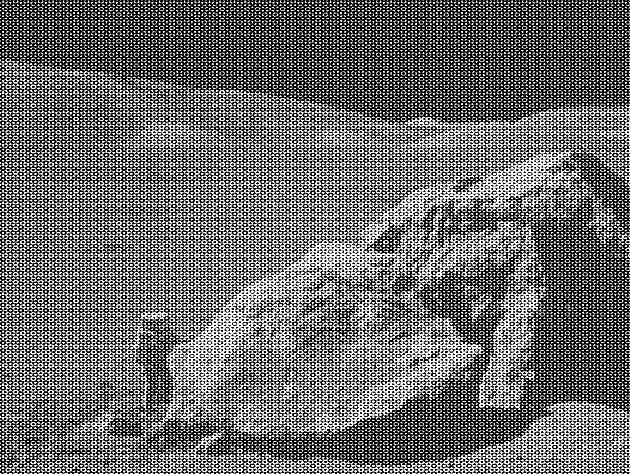
#> input picture images/moonlanding.png, 630 x 474 px
$ jupyter execute --allow-errors 09ex_numerical.ipynb
#> lines starting #> are read from the running program, lines starting #| are printed output that depends on the picture
1\. **2D minimization of a six-hump camelback function**

$$f(x,y) = \left(4-2.1x^2+\frac{x^4}{3} \right) x^2 +xy + (4y^2 -4)y^2$$

has multiple global and local minima.

- Find the global minima of this function
- How many global minima are there, and what is the function value at those points?
- What happens for an initial guess of $(x, y) = (0, 0)$?

Hints:

* Variables can be restricted to $-2 < x < 2$ and $-1 < y < 1$.
* Use `numpy.meshgrid()` and `pylab.imshow()` to find visually the regions.
* Use `scipy.optimize.minimize()`, optionally trying its optional arguments.

[cell 1]
import numpy as np
import scipy as sp
import pylab
import matplotlib.pyplot as plt

def f(x):
    return (4-2.1*x[0]**2+(x[0]**4)/3)*x[0]**2+x[0]*x[1]+(4*x[1]**2-4)*x[1]**2
x0=[1,1]
x=np.linspace(-2, 2)
y=np.linspace(-1,1)
xp,yp=np.meshgrid(x,y)
pylab.imshow(f([xp,yp]),extent=[-2,2,-1,1], origin='lower')
pylab.colorbar()
solution=sp.optimize.minimize(f,x0)
#solution=sp.optimize.basinhopping(f,x0)
print(solution)
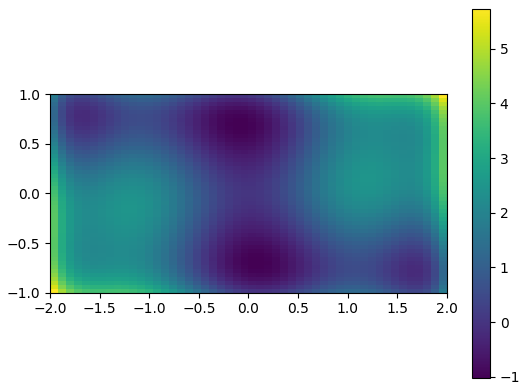
#> figure drawn by matplotlib, 2 panels

2\. **Non-linear ODE: the damped pendulum**

The equation of the motion that a pendulum makes with respect to the angle $\theta$ with the vertical is given by:

$$\frac{d^2\theta}{dt^2} = -\frac{1}{Q} \frac{d\theta}{dt} + \sin\theta + d \cos\Omega t$$

where $t$ is time, $Q$ is the damping factor, $d$ is the forcing amplitude, and $\Omega$ is the driving frequency of the forcing.

This second order ODE needs to be written as two coupled first order ODEs defining a new variable $\omega \equiv d\theta/dt$:

$$\frac{d\theta}{dt} = \omega$$
$$\frac{d\omega}{dt} = -\frac{1}{Q}\,\omega + \sin\theta + d \cos\Omega t$$

Consider the initial conditions $\theta_0 = \omega_0 = 0$, and $Q = 2.0$, $d = 1.5$, and $\omega = 0.65$.

 - Solve the ODE with `odeint` over a pariod of 200 time steps
 - Create two plots, one of $\theta$ as a function of the time, and $\omega$ as a function of the time
 - **Optional**: determine if there is a set of parameters for which the motion is chaotic.

[cell 2]
def derivative(O, time, Q, d, omega):
    return(O[1], -1/Q * O[0] + np.sin(O[1]) + d*np.cos(omega*time))
Oinit=[0,0]
Q=2
d=1.5
omega=0.65
t=np.linspace(0,240,200)
#O=sp.integrate.odeint(derivative, Oinit, t, args=(Q, d, omega))
O=sp.integrate.odeint(derivative, Oinit, t, args=(Q, d, omega))
plt.figure(figsize=(20, 7))
plt.plot(t, O[:, 0], label="$theta$")
plt.plot(t, O[:, 1], label="$omega$",color='orange')
plt.xlabel('t')
plt.ylabel('A')
plt.legend(loc='best')
plt.grid()
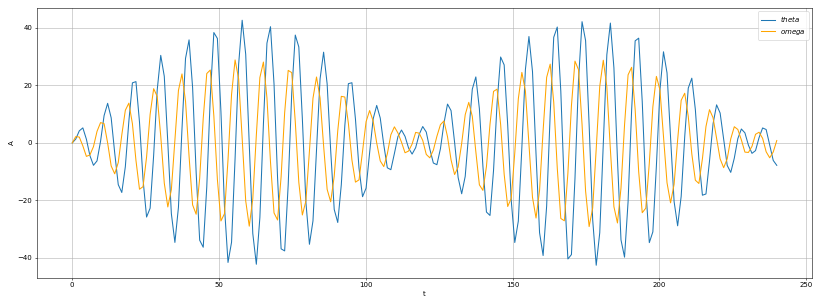
#> figure drawn by matplotlib, 1 panel; curve peaks at x = 57.89, y = 42.67; curve peaks at x = 55.48, y = 28.87

3\. **FFT of a simple dataset**

Perform a periodicity analysis on the lynxs-hares population, i.e. determine what is the period of the population of these animals.

The dataset is the one dowloaded at the beginning of Lecture 06:

 - `!wget https://www.dropbox.com/s/ebe1cnyd2gm836a/populations.txt -P data/`

#> (a cell that did not finish here is left out)

4\. **FFT of an image**

Write a filter that removes the periodic noise from the `moonlanding.png` image by using a 2-dimensional FFT.

* Import the image as a 2D numpy array using `plt.imread("images/moonlanding.png")`. Examine the image with `plt.imshow()`, which is heavily contaminated with periodic noise.
* Check the documentation of the `scipy.fftpack` package, and find the method that performs a 2D FFT. Plot the spectrum (Fourier transform of) the image. **Hint**: use `LogNorm` to plot the colors in log scale:
```Python
from matplotlib.colors import LogNorm
plt.imshow(image, norm=LogNorm(vmin=5))
```
* Inspect the spectrum, and try to locate the regions of the power spectrum that contain the signal and those which contain the periodic noise. Use array slicing to set the noise regions to zero.
* Apply the inverse Fourier transform to plot the resulting image.

[cell 4]
im = plt.imread('images/moonlanding.png').astype(float)
#> im: shape (474, 630) float64; min 0, max 1, mean 0.424

plt.figure()
plt.imshow(im, plt.cm.gray)
plt.title('Original image')
im_fft = sp.fftpack.fft2(im)

# Show the results

def plot_spectrum(im_fft):
    from matplotlib.colors import LogNorm
    # A logarithmic colormap
    plt.imshow(np.abs(im_fft), norm=LogNorm(vmin=5))
    plt.colorbar()

plt.figure()
plot_spectrum(im_fft)
plt.title('Fourier transform')

# In the lines following, we'll make a copy of the original spectrum and
# truncate coefficients.

# Define the fraction of coefficients (in each direction) we keep
keep_fraction = 0.1

# Call ff a copy of the original transform. Numpy arrays have a copy
# method for this purpose.
im_fft2 = im_fft.copy()

# Set r and c to be the number of rows and columns of the array.
r, c = im_fft2.shape
#> r = 474; c = 630

# Set to zero all rows with indices between r*keep_fraction and
# r*(1-keep_fraction):
im_fft2[int(r*keep_fraction):int(r*(1-keep_fraction))] = 0

# Similarly with the columns:
im_fft2[:, int(c*keep_fraction):int(c*(1-keep_fraction))] = 0

plt.figure()
plot_spectrum(im_fft2)
plt.title('Filtered Spectrum')

# Reconstruct the denoised image from the filtered spectrum, keep only the
# real part for display.
im_new = sp.fftpack.ifft2(im_fft2).real
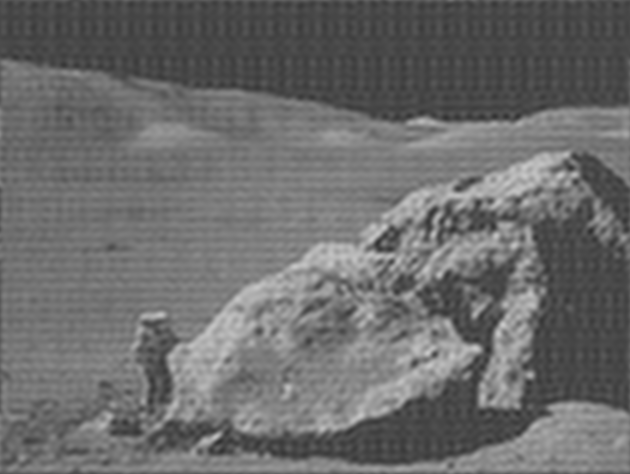
#> im_new: shape (474, 630) float64; min 0.184, max 0.791, mean 0.424

plt.figure()
plt.imshow(im_new, plt.cm.gray)
plt.title('Reconstructed Image')
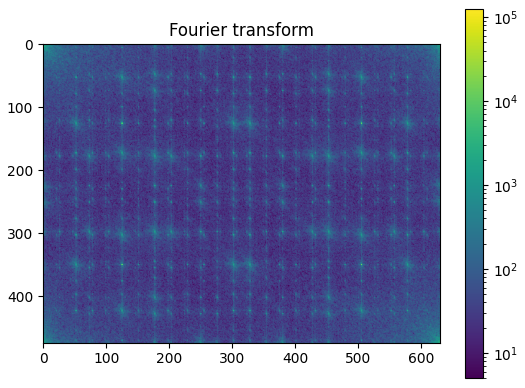
#> figure drawn by matplotlib, 2 panels
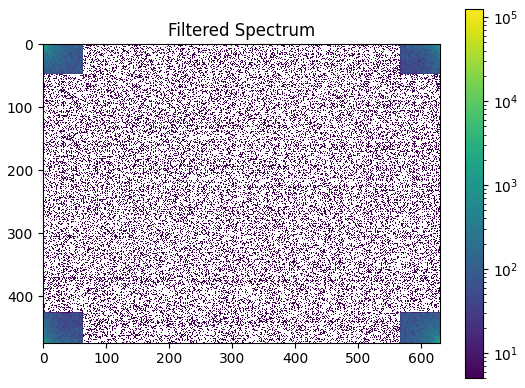
#> figure drawn by matplotlib, 2 panels
